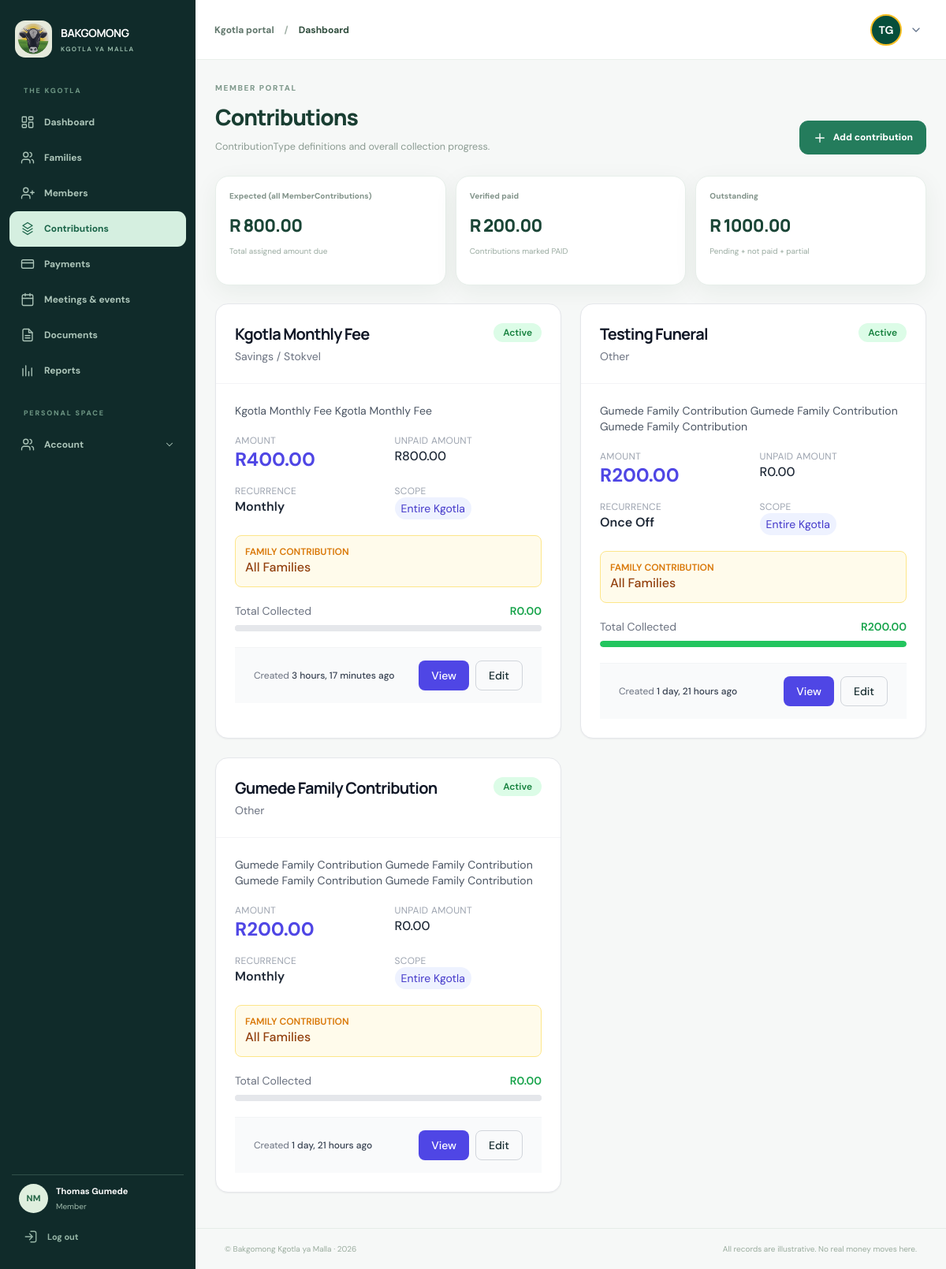
Page /contributions (signed in) on the earlier database version.
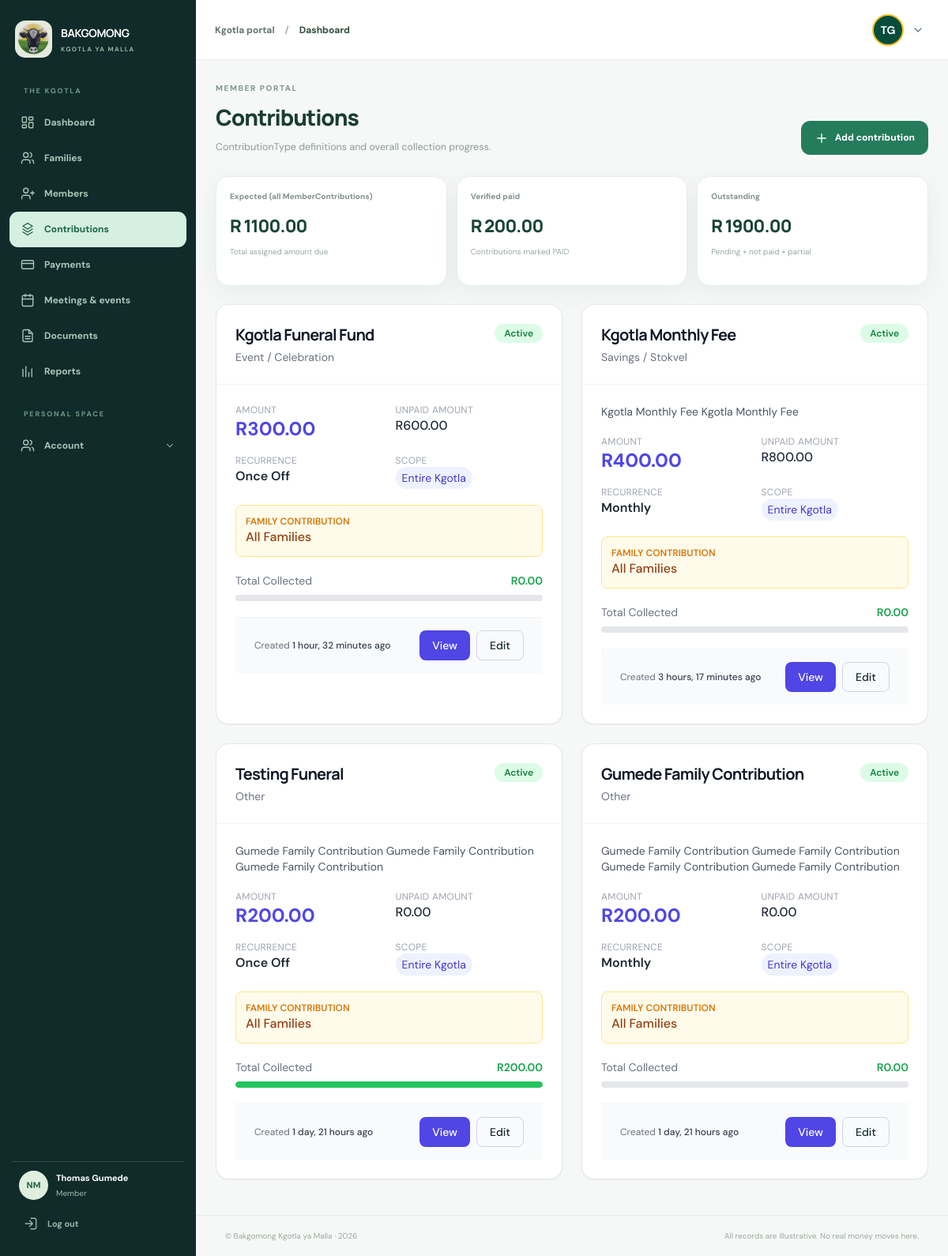
Same page on the later database version.
### contributions/models.py (models this page shows, shortened)
class ContributionType(AbstractCreate):
    class Category(models.TextChoices):
        EVENT = 'event', _('Event / Celebration')
        BURIAL = 'burial', _('Burial / Funeral Fund')
        SAVINGS = 'savings', _('Savings / Stokvel')
        INVESTMENT = 'investment', _('Investment Fund')
        BUSINESS = 'business', _('Business or Income Project')
        HOLIDAY = 'holiday', _('Holiday / Travel Fund')
        GROCERY = 'grocery', _('Grocery / Monthly Food Club')
        EMERGENCY = 'emergency', _('Emergency Support')
        EDUCATION = 'education', _('Education or Skills Fund')
        OTHER = 'other', _('Other')
    name = models.CharField(
        max_length=100,
        help_text=_("Enter contribution name (e.g. Kgotla Monthly Fee or Kgotla Funeral Fund)"),
    )
    slug = models.SlugField(max_length=150, unique=True, blank=True)
    description = models.TextField(blank=True, null=True)
    category = models.CharField(
        max_length=50,
        choices=Category.choices,
        default=Category.OTHER,
        help_text=_("Select the contribution category (e.g. Burial, Savings, Event)"),
    )
    family = models.ForeignKey(Family, on_delete=models.SET_NULL, null=True, blank=True, related_name='family_contribution_types', help_text=_('Select family if this contribution is only for specific family'))
    amount = models.DecimalField(
        max_digits=10,
        decimal_places=2,
        help_text=_("Default amount to be contributed for this type"),
    )
    recurrence = models.CharField(
        max_length=20,
        choices=Recurrence.choices,
        default=Recurrence.ONCE_OFF,
        help_text=_("Specify if this contribution is once-off, monthly, or annual"),
    )
    scope = models.CharField(max_length=20, choices=SCOPE_CHOICES.choices, default=SCOPE_CHOICES.CLAN, help_text=_("Specify if this contribution is Entire Kgotla, Family leader only, or specific family"),)
    due_date = models.DateField(blank=True, null=True, help_text=_("For Annual and Once-off contributions"))
    created_by = models.ForeignKey(
        get_user_model(),
        on_delete=models.SET_NULL,
        null=True,
        related_name="created_contributions",
    )
    is_active = models.BooleanField(default=True)
    class Meta:
        verbose_name = _("Contribution Type")
        verbose_name_plural = _("Contribution Types")
        ordering = ["-created"]
    @property
    def total_collected(self):
        from .models import MemberContribution
        result = MemberContribution.objects.filter(contribution_type=self).filter(is_paid=PaymentStatus.PAID).aggregate(total=Sum("amount_due"))
        return result["total"] or 0
    @property
    def total_unpaid(self):
        from .models import MemberContribution
        result = MemberContribution.objects.filter(contribution_type=self).filter(is_paid=PaymentStatus.NOT_PAID).aggregate(total=Sum("amount_due"))
        return result["total"] or 0
    @property
    def total_percentage_collected(self):
        total_collected = self.total_collected
        total_expected = self.total_collected + self.total_unpaid
        if total_expected == 0:
            return 0
        return (total_collected / total_expected) * 100
    def get_absolute_url(self):
        return reverse("contributions:get-contribution", kwargs={"contribution_slug": self.slug})
    def get_update_url(self):
        return reverse("contributions:update-contribution", kwargs={"contribution_slug": self.slug})
    def get_delete_url(self):
        return reverse("contributions:delete-contribution", kwargs={"contribution_slug": self.slug})

### contributions/views/contributions.py (the view)
# urls.py: path('contributions', get_contributions, name='get-contributions'),
@login_required
def get_contributions(request):
    contributions = ContributionType.objects.all().order_by("-created")
    amount_expected = contributions.aggregate(total=Sum("amount"))["total"] or 0
    amount_collected = MemberContribution.objects.filter(is_paid=PaymentStatus.PAID).aggregate(total=Sum("amount_due"))["total"] or 0
    amount_outstanding = MemberContribution.objects.filter(is_paid__in=[PaymentStatus.NOT_PAID, PaymentStatus.PENDING, PaymentStatus.AWAITING_APPROVAL]).aggregate(total=Sum("amount_due"))["total"] or 0
    return render(request, 'contributions/index.html', {'contributions': contributions, 'amount_expected': amount_expected, 'amount_collected': amount_collected, 'amount_outstanding': amount_outstanding})

### accounts/models.py (called while the page is built)
    def get_absolute_url(self):
        return reverse("accounts:get-family", kwargs={"family_slug": self.slug})

### contributions/templates/contributions/index.html (shortened to what this page needs)
{% extends '_base.html' %}
{% load static %}
{% block content %}
<main class="main-content page-enter" id="main-content">
    <section class="page-heading">
        <div>
            <p class="section-kicker">
                MEMBER PORTAL
            </p>
            <h1>
                Contributions
            </h1>
            <p class="heading-desc">
                ContributionType definitions and overall collection progress.
            </p>
        </div>
        {% if request.user.is_staff %}
        <div class="heading-actions">
            <a class="btn-primary" href="{% url 'contributions:add-contribution' %}">
                <svg aria-hidden="true" class="icon" fill="none" height="18" stroke="currentColor"
                    stroke-linecap="round" stroke-linejoin="round" stroke-width="1.8" viewBox="0 0 24 24" width="18">
                    <path d="M12 5v14M5 12h14">
                    </path>
                </svg>
                Add contribution
            </a>
        </div>
        {% endif %}
    </section>
    <section class="metrics-grid metrics-three">
        <article class="metric-card">
            <div class="metric-top">
                Expected (all MemberContributions)
            </div>
            <strong class="metric-value" id="contrib-expected">R {{ amount_expected|floatformat:2 }}</strong>
            <p>
                Total assigned amount due
            </p>
        </article>
        <article class="metric-card">
            <div class="metric-top">
                Verified paid
            </div>
            <strong class="metric-value" id="contrib-paid">R {{ amount_collected|floatformat:2 }}</strong>
            <p>
                Contributions marked PAID
            </p>
        </article>
        <article class="metric-card">
            <div class="metric-top">
                Outstanding
            </div>
            <strong class="metric-value" id="contrib-outstanding">R {{ amount_outstanding|floatformat:2 }}</strong>
            <p>
                Pending + not paid + partial
            </p>
        </article>
    </section>
    <div class="grid gap-6  sm:grid-cols-2 ">
        {% for contribution in contributions %}
        {% include "includes/contribution_card.html" %}
        {% endfor %}
    </div>
</main>
{% endblock content %}

### contributions/templates/includes/contribution_card.html
<div
    class="bg-white border border-gray-200 rounded-2xl shadow-sm hover:shadow-lg transition-all duration-300 overflow-hidden group">
    <div class="p-6 border-b border-gray-100">
        <div class="flex items-start justify-between">
            <div>
                <h3 class="text-xl font-bold text-gray-900 group-hover:text-indigo-600 transition">
                    {{ contribution.name }}
                </h3>
                <p class="mt-1 text-sm text-gray-500">
                    {{ contribution.get_category_display }}
                </p>
            </div>
            {% if contribution.is_active %}
            <span
                class="inline-flex items-center px-3 py-1 rounded-full bg-green-100 text-green-700 text-xs font-semibold">
                Active
            </span>
            {% else %}
            <span class="inline-flex items-center px-3 py-1 rounded-full bg-red-100 text-red-700 text-xs font-semibold">
                Closed
            </span>
            {% endif %}
        </div>
    </div>
    <div class="p-6 space-y-5">
        {% if contribution.description %}
        <p class="text-sm text-gray-600 line-clamp-3">
            {{ contribution.description }}
        </p>
        {% endif %}
        <div class="grid grid-cols-2 gap-4">
            <div>
                <p class="text-xs uppercase tracking-wide text-gray-400">
                    Amount
                </p>
                <p class="text-2xl font-bold text-indigo-600">
                    R{{ contribution.amount }}
                </p>
            </div>
            <div>
                <p class="text-xs uppercase tracking-wide text-gray-400">
                    Unpaid Amount
                </p>
                <p class="font-medium text-gray-800">
                    R{{ contribution.total_unpaid|floatformat:2 }}
                </p>
            </div>
            <div>
                <p class="text-xs uppercase tracking-wide text-gray-400">
                    Recurrence
                </p>
                <p class="font-semibold text-gray-800">
                    {{ contribution.get_recurrence_display }}
                </p>
            </div>
            <div>
                <p class="text-xs uppercase tracking-wide text-gray-400">
                    Scope
                </p>
                <span class="inline-flex px-2 py-1 rounded-full bg-indigo-50 text-indigo-700 text-sm">
                    {{ contribution.get_scope_display }}
                </span>
            </div>
        </div>
        {% if contribution.family %}
        <div class="rounded-lg bg-amber-50 border border-amber-200 p-3">
            <p class="text-xs uppercase text-amber-600 font-semibold">
                Family Contribution
            </p>
            <p class="font-medium text-amber-800">
                {{ contribution.family.name }}
            </p>
        </div>
        {% else %}
        <div class="rounded-lg bg-amber-50 border border-amber-200 p-3">
            <p class="text-xs uppercase text-amber-600 font-semibold">
                Family Contribution
            </p>
            <p class="font-medium text-amber-800">
                All Families
            </p>
        </div>
        {% endif %}
        <div>
            <div class="flex justify-between text-sm mb-2">
                <span class="text-gray-500">
                    Total Collected
                </span>
                <span class="font-semibold text-green-600">
                    R{{contribution.total_collected|floatformat:2}}
                </span>
            </div>
            <div class="h-2 rounded-full bg-gray-200 overflow-hidden">
                <div class="h-2 rounded-full bg-gray-200 overflow-hidden">
                    {% if contribution.total_percentage_collected > 100 %}
                    <div class="h-full bg-green-500 rounded-full" style="width: 100%;">
                    </div>
                    {% else %}
                    <div class="h-full bg-green-500 rounded-full" style="width: {{ contribution.total_percentage_collected }}%;">
                    </div>
                    {% endif %}
                </div>
            </div>
        </div>
        <div class="px-6 py-4 bg-gray-50 border-t border-gray-100 flex justify-between items-center">
            <div class="text-xs text-gray-500">
                Created
                <span class="font-medium text-gray-700">
                    {{ contribution.created|timesince }} ago
                </span>
            </div>
            <div class="flex gap-2">
                <a href="{{ contribution.get_absolute_url }}"
                    class="inline-flex items-center px-4 py-2 rounded-lg bg-indigo-600 hover:bg-indigo-700 text-white text-sm font-medium transition">
                    View
                </a>
                {% if request.user.is_staff %}
                <a href="{{ contribution.get_update_url }}"
                    class="inline-flex items-center px-4 py-2 rounded-lg border border-gray-300 hover:bg-gray-100 text-sm font-medium">
                    Edit
                </a>
                {% endif %}
            </div>
        </div>
    </div>
</div>

Differences in the rows shown:
added ContributionType: name "Kgotla Funeral Fund", category "Event / Celebration", is_active "Active", amount "300.00", total_unpaid "600.00", recurrence "Once Off", scope "Entire Kgotla", shows "FAMILY CONTRIBUTION", total_collected "0.00", created "1 hour, 32 minutes"
Other differences:
{{ amount_expected|floatformat:2 }}: "800.00" → "1100.00"
{{ amount_outstanding|floatformat:2 }}: "1000.00" → "1900.00"
